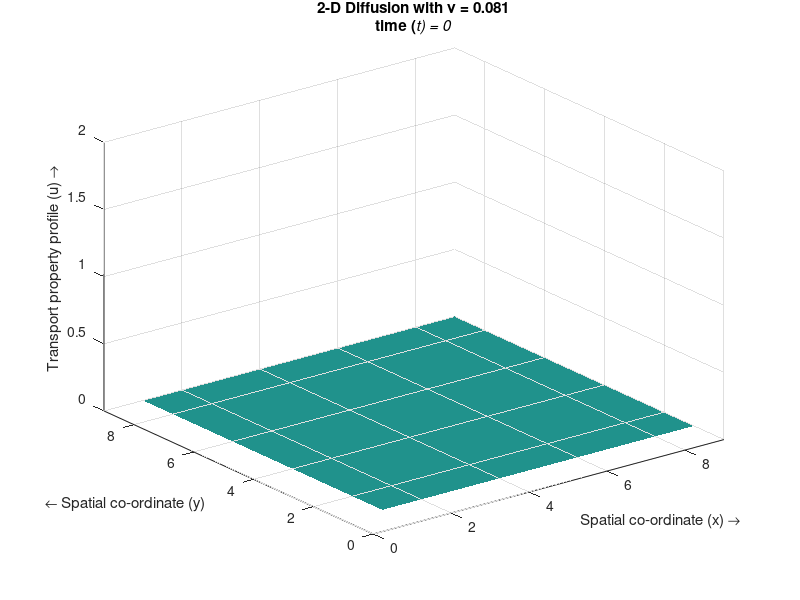

Recreate this plot in MATLAB. (Note: this script raises an error after producing the figure.)
%Odor_profile_estimation
%%% Numerical estimation of odour gradient

%%
%Specifying parameters
nx = 90;                          %Number of steps in space(x)
ny = 90;                          %Number of steps in space(y)->in a 90mm plate
nz = 10;                          %Number of steps in space(z)->10mm depth of plate
nt = 100;                         %Number of time steps 
dt = 0.01;                        %Width of each time step
dx = 1/(nx-1);                    %Width of space step(x)
dy = 1/(ny-1);                    %Width of space step(y)
dz = 1/(nz-1);                    %Width of space step(z)
x = 0:dx:9;                       %Range of x(0,9) and specifying the grid points
y = 0:dy:9;                       %Range of y(0,9) and specifying the grid points
u = zeros(nx,ny,nz);              %Preallocating u
un = zeros(nx,ny,nz);             %Preallocating un
vis = 0.081;                      %Diffusion coefficient/viscocity   %%%MEK diffiusion coefficient in air
% UW=0;                             %x=0 Dirichlet B.C 
% UE=0;                             %x=L Dirichlet B.C 
% US=0;                             %y=0 Dirichlet B.C 
% UN=0;                             %y=L Dirichlet B.C 
UnW=0;                            %x=0 Neumann B.C (du/dn=UnW) west
UnE=0;                            %x=L Neumann B.C (du/dn=UnE) east
UnS=0;                            %y=0 Neumann B.C (du/dn=UnS) south
UnN=0;                            %y=L Neumann B.C (du/dn=UnN) north
UnU=0;                            %z=0 Neumann B.C (du/dn=UnU) up
UnD=0;                            %z=L Neumann B.C (du/dn=UnD) down
%%
%Initial Conditions
C0 = 2;  %initial concentration
X0 = [4.3,4.7,0,0.1];  %butanone plug
for i=1:nx
    for j=1:ny
        for k=1:nz
            if ((X0(1)<=y(j)) && (y(j)<=X0(2)) && (X0(1)<=x(i)) && (x(i)<=X0(2)) && (X0(3)<=z(k)) && (z(k)<=X0(4)) )
                u(i,j,k)=C0;
            else
                u(i,j,k)=0;
            end
        end
    end
end
%%
%B.C vector
bc=zeros(nx-2,ny-2,nz-2);
% bc(1,:)=UW/dx^2; bc(nx-2,:)=UE/dx^2;  %Dirichlet B.Cs
% bc(:,1)=US/dy^2; bc(:,ny-2)=UN/dy^2;  %Dirichlet B.Cs
bc(1,:,:)=-UnW/dx; bc(nx-2,:,:)=UnE/dx;  %Neumann B.Cs
bc(:,1,:)=-UnS/dy; bc(:,ny-2,:)=UnN/dy;  %Neumann B.Cs
bc(:,:,1)=-UnU/dz; bc(:,:,nz-2)=UnD/dz;  %Neumann B.Cs
%B.Cs at the corners:
% bc(1,1)=UW/dx^2+US/dy^2;    bc(nx-2,1)=UE/dx^2+US/dy^2;
% bc(1,ny-2)=UW/dx^2+UN/dy^2; bc(nx-2,ny-2)=UE/dx^2+UN/dy^2;
% bc(1,1,1)=0;  bc(nx-2,1,1)=0;  bc(1,nx-2,1)=0; bc(1,1,nx-2)=0;
% bc(nx-2,nx-2,1)=0; bc(nx-2,1,nx-2)=0; bc(1,nx-2,nx-2)=0; bc(nx-2,nx-2,nx-2)=0;
% bc=vis*dt*bc;
%Calculating the coefficient matrix for the implicit scheme
Ex=sparse(2:nx-2, 1:nx-3, 1, nx-2, nx-2);
%Ax=Ex+Ex'-2*speye(nx-2);        %Dirichlet B.Cs
Ax(1,1,1)=-1; Ax(nx-2,nx-2,nx-2)=-1;  %Neumann B.Cs
Ey=sparse(2:ny-2,1:ny-3,1,ny-2,ny-2);
%Ay=Ey+Ey'-2*speye(ny-2);        %Dirichlet B.Cs
Ay(1,1,1)=-1; Ay(ny-2,ny-2,ny-2)=-1;  %Neumann B.Cs
Ez=sparse(2:nz-2,1:nz-3,1,nz-2,nz-2);
%Ay=Ey+Ey'-2*speye(ny-2);        %Dirichlet B.Cs
Az(1,1,1)=-1; Az(nz-2,nz-2,nz-2)=-1;  %Neumann B.C
%A=kron(Ay/dy^2,speye(nx-2))+kron(speye(ny-2),Ax/dx^2)+kron();
%D=speye((nx-2)*(ny-2))-vis*dt*A;

% e=ones(n,1); I=speye(n);
% L1=(alpha/(h^2))*spdiags([e -2*e e],-1:1,n,n);
% L = kron(L1,kron(I,kron(L1,I))+kron(I,kron(I,L1)));
% L = L + kron(L1,kron(I,I));
% A = kron();
%%
%Calculating the field variable for each time step
i=2:nx-1;
j=2:ny-1;
for it=0:nt
    un=u;
    %h=surf(x,y,squeeze(u(:,:,3))','EdgeColor','none');       %plotting the field variable
    h=surf(squeeze(u(:,:,8))','EdgeColor','none');       %plotting the field variable
    shading interp
    axis ([0 9 0 9 0 2])
    title({['2-D Diffusion with {\nu} = ',num2str(vis)];['time (\itt) = ',num2str(it*dt)]})
    xlabel('Spatial co-ordinate (x) \rightarrow')
    ylabel('{\leftarrow} Spatial co-ordinate (y)')
    zlabel('Transport property profile (u) \rightarrow')
    drawnow; 
    refreshdata(h)
    %Uncomment as necessary
    %Implicit method:
    %{
    U=un;U(1,:)=[];U(end,:)=[];U(:,1)=[];U(:,end)=[];
    U=reshape(U+bc,[],1);
    U=D\U;
    U=reshape(U,nx-2,ny-2);
    u(2:nx-1,2:ny-1)=U;
    %Boundary conditions
    %Dirichlet:
%     u(1,:)=UW;
%     u(nx,:)=UE;
%     u(:,1)=US;
%     u(:,ny)=UN;
    %Neumann:
    u(1,:)=u(2,:)-UnW*dx;
    u(nx,:)=u(nx-1,:)+UnE*dx;
    u(:,1)=u(:,2)-UnS*dy;
    u(:,ny)=u(:,ny-1)+UnN*dy;
    %}
    %Explicit method:{
    for i=2:size(u,1)-1
        for j=2:size(u,2)-1
            for k=2:size(u,3)-1
                u(i,j,k)=un(i,j,k)+(vis*dt*(un(i+1,j,k)-2*un(i,j,k)+un(i-1,j,k))/(dx*dx))+...
                (vis*dt*(un(i,j+1,k)-2*un(i,j,k)+un(i,j-1,k))/(dy*dy))+...
            (vis*dt*(un(i,j,k+1)-2*un(i,j,k)+un(i,j,k-1))/(dz*dz));
            end
        end
    end
    %Boundary conditions
    %Dirichlet:
%     u(1,:)=UW;
%     u(nx,:)=UE;
%     u(:,1)=US;
%     u(:,ny)=UN;
    %Neumann:
    u(1,:,:)=u(2,:,:)-UnW*dx;
    u(nx,:,:)=u(nx-1,:,:)+UnE*dx;
    u(:,1,:)=u(:,2,:)-UnS*dy;
    u(:,ny,:)=u(:,ny-1,:)+UnN*dy;
    u(:,:,1)=u(:,:,2)-UnU*dz;
    u(:,:,nz)=u(:,:,nz-1)+UnD*dz;
    %}
end

%%
rho=1.2;
cp=50;
%Length in thee three directions (i.e. width, depth and height)
W=100;
D=50;
H=30;
%Number of nodes in the three directions
NW=101;
ND=51;
NH=31;
%Distance between nodes in each of the three directions
w=W/(NW-1);
d=D/(ND-1);
h=H/(NH-1);
%Number of time steps and time interval
Nt=18000;
dt=1;
Total_t=Nt*dt;
%Creating matrix for the temperature
Tn=zeros(NH,NW,ND);
%Creating matrix for thermal conductivity
K=10*ones(NH,NW,ND);
K(:,1,:)=0.001;
K(:,end,:)=0.001;
K(1,:,:)=0.001;
K(end,:,:)=0.001;
K(:,:,1)=0.001;
K(:,:,end)=0.001;
%Initial conditions
Tn(:,:,:)=0;
t=0;
[X,Y,Z] = ndgrid(1:NH,1:NW,1:ND);
%March in time
for k=1:Nt
    k
    %Update time
    t=t+dt;
      %Update the temperature
      Tc=Tn;
      %Calculating new temperature in x and y and z locations
      for i=2:NW-1
          for j=2:ND-1
              for m=2:NH-1
                  Tn(m,i,j)=Tc(m,i,j)+...
                      dt*(K(m,i,j)/rho/cp)*...
                      (((Tc(m+1,i,j)-2*Tc(m,i,j)+Tc(m-1,i,j))/h/h)+...
                      ((Tc(m,i+1,j)-2*Tc(m,i,j)+Tc(m,i-1,j))/w/w)+...
                      ((Tc(m,i,j+1)-2*Tc(m,i,j)+Tc(m,i,j-1))/d/d));
              end
          end
      end
       scatter3(X(:),Y(:),Z(:),1,Tn(:),'filled')
       colorbar
       title(sprintf('Time Step:%d',k))
       drawnow
      %Applying the source term
      if (t<2*3600)
          Tn(20,80,40)= Tn(20,80,40)+(dt*100000/rho/cp);
      end
      %Boundary condition
      Tn(:,1,:)=Tn(:,2,:);
      Tn(:,end,:)=Tn(:,end-1,:);
      Tn(1,:,:)=Tn(2,:,:);
      Tn(end,:,:)=Tn(end-1,:,:);
      Tn(:,:,1)=Tn(:,:,2);
      Tn(:,:,end)=Tn(:,:,end-1);
end